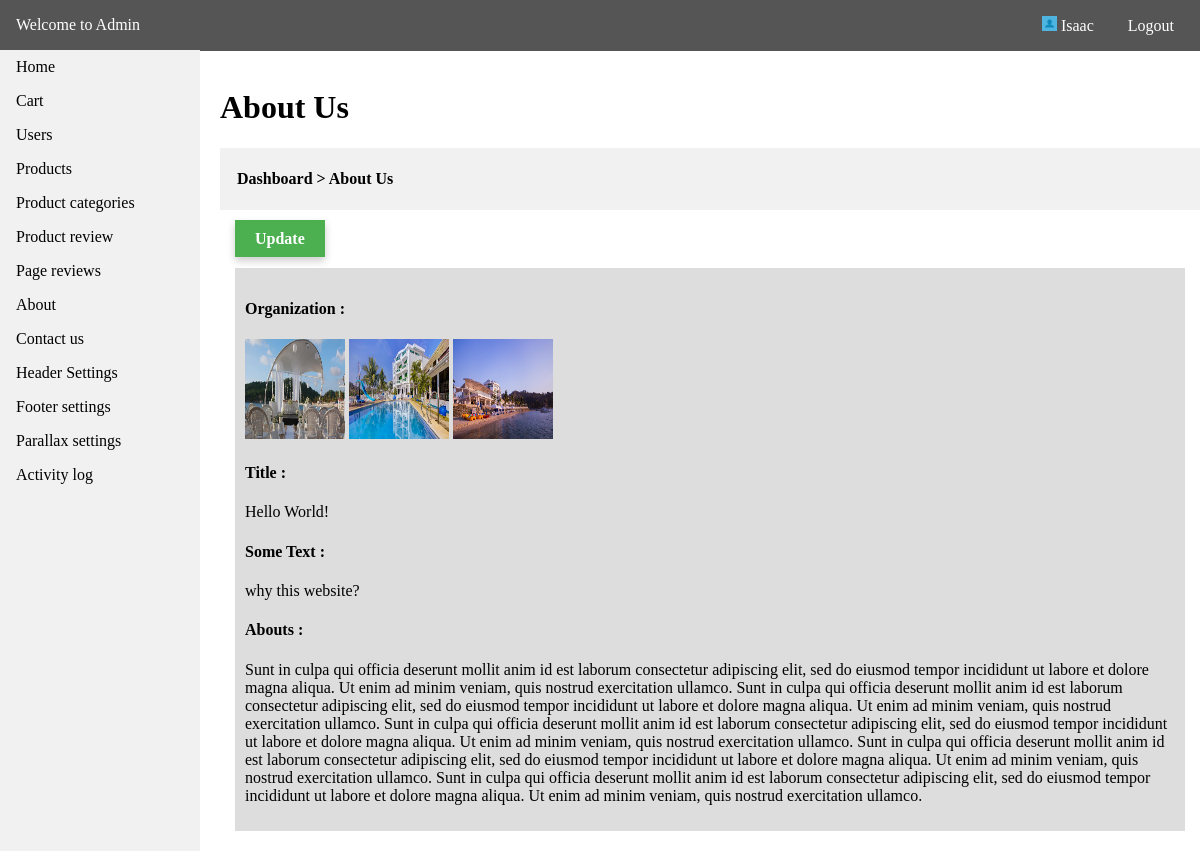
Page /admin/about.php (signed in) on the committed database.
### tables this page shows
CREATE TABLE `tbl_menus` (
  `id` int(11) NOT NULL,
  `menu_name` varchar(255) NOT NULL,
  `menu_link` varchar(255) NOT NULL,
  `date_created` datetime NOT NULL DEFAULT CURRENT_TIMESTAMP
);

CREATE TABLE `tbl_about` (
  `id` int(11) NOT NULL,
  `name` varchar(50) NOT NULL,
  `image1` varchar(255) NOT NULL,
  `image2` varchar(255) NOT NULL,
  `image3` varchar(255) NOT NULL,
  `some_text` varchar(50) NOT NULL,
  `description` text NOT NULL,
  `date_posted` datetime NOT NULL DEFAULT CURRENT_TIMESTAMP,
  `date_created` datetime NOT NULL DEFAULT CURRENT_TIMESTAMP
);

### api/dbh.php (called while the page is built, shortened)
<?php
class dbh {
    public function __construct() {
        $this->servername = HOST;
        $this->username = USER;
        $this->password = PASS;
        $this->dbname = DBNAME;
        $this->conn = mysqli_connect($this->servername,$this->username,$this->password,$this->dbname);
    }
}
?>

### config.php (called while the page is built, shortened)
<?php
include API.'dbh.php';
include API.'viewUser.php';
$viewUser = new ViewUser;
?>

### api/viewUser.php (called while the page is built, shortened)
<?php
class ViewUser extends User {
    public function get_data($get_table) {
        $query = "SELECT * FROM ".$get_table." ORDER BY id DESC";
        $res = mysqli_query($this->conn,$query);
        return $res;
    }
    public function get_query($query) {
        $res = mysqli_query($this->conn,$query);
        return $res;
    }
}
?>

### admin/about.php (the view, shortened to what this page needs)
<?php
include '../config.php';
    $table = "tbl_about";
    $res = $viewUser->get_data($table);
    foreach ($res as $data) {
        $name = $data['name'];
        $some = $data['some_text'];
        $abouts = $data['description'];
        $img1 = $data['image1'];
        $img2 = $data['image2'];
        $img3 = $data['image3'];
        $pid = $data['id'];
    }
?>
<!DOCTYPE html>
<html>
<head>
    <link rel="stylesheet" type="text/css" media="screen" href="admin_css/main.css" />
</head>
<body>
<?php
include 'require/nav.php';
?>
<div class="container">
    <br>
<h1>About Us</h1>
<div style="background-color:#f1f1f1;padding:1px;"><h4>&nbsp &nbsp <a style="color:#000;text-decoration:none;" href="<?php echo ADMIN_URL.'home.php'; ?>">Dashboard</a> > About Us</h4></div>
    <div class="content">
        <div class="row">
            <div class="options">
                <a class="update" href="<?php echo ADMIN_URL.'about_update.php?id='.$pid;?>">Update</a>
            </div>
            <div style="padding: 20px;">
                <div style="padding:10px;width:100%;background-color:#ddd;">
                <h4>Organization :</h4>
                <span><img src="../<?php echo $img1; ?>" style="height:100px;width:100px;" alt=""></span>
                <span><img src="../<?php echo $img2; ?>" style="height:100px;width:100px;" alt=""></span>
                <span><img src="../<?php echo $img3; ?>" style="height:100px;width:100px;" alt=""></span>
                <h4>Title :</h4>
                    <p><?php echo $name; ?></p>
                <h4>Some Text :</h4>
                    <p><?php echo $some; ?></p>
                <h4>Abouts :</h4>
                    <p><?php echo $abouts; ?></p>
                </div>
            </div>
    </div>
    </div>
</div>
</body>
</html>

### admin/require/nav.php (shortened to what this page needs)
<div class="header">
    <p><a style="color:#fff;text-decoration:none;" href="<?php echo ADMIN_URL.'home.php';?>">Welcome to Admin</a></p>
    <div class="head-content">
        <p style="cursor:pointer;"><img src="<?php echo BASE_URL; ?>image/sample-image.jpg" style="height:15px;width:15px;" alt=""> <?php echo $_SESSION["admin"]; ?></p>
        <p><a style="color:#fff;text-decoration:none;" href="<?php echo ADMIN_URL.'logout.php';?>">Logout</a></p>
    </div>
</div>
<nav class="navi">
    <ul>
        <li><a href="<?php echo ADMIN_URL.'home.php';?>">Home</a></li>
    <?php
        $tbl = "SELECT * FROM tbl_menus";
        $res = $viewUser->get_query($tbl);
        while($row = $res->fetch_assoc()) {
            $menu = $row['menu_name'];
            $link = $row['menu_link'];
    ?>
        <li><a href="<?php echo ADMIN_URL.$link.'.php'; ?>"><?php echo ucfirst($menu); ?></a></li>
    <?php
        }
    ?>
    </ul>
</nav>

### admin/admin_css/main.css (style rules this page uses)
html { scroll-behavior: smooth; }
* { box-sizing: border-box; }
body { margin: 0; font-family: Cambria, Cochin, Georgia, Times, 'Times New Roman', serif; }
ul { list-style-type: none; margin: 0; padding: 0; width: 200px; top: 50px; background-color: #f1f1f1; position: fixed; height: 100%; overflow: auto; }
li a { display: block; color: #000; padding: 8px 16px; text-decoration: none; }
.header { background-color: #555; color:white; display: inline-block; width: 100%; position:fixed; top:0; padding: 16px; }
.header p { display: inline; }
.container { margin-top: 50px; margin-left: 220px; }
.content { margin-top: 20px; }
.head-content { float:right; }
.head-content p { margin-left: 10px; padding: 10px; }
.row { margin: 0 -5px; }
.row:after { content: ""; display: table; clear: both; }
.options a { margin-left: 20px; padding: 10px 20px; background-color: #f1f1f1; text-decoration: none; color: #fff; font-weight: bold; box-shadow: 0 4px 8px 0 rgba(0, 0, 0, 0.2); }
.options .update { background-color: #4CAF50; }

### rows in the picture
tbl_menus: menu_name "Cart"
tbl_menus: menu_name "Users"
tbl_menus: menu_name "Products"
tbl_menus: menu_name "Product categories"
tbl_menus: menu_name "Product review"
tbl_menus: menu_name "Page reviews"
tbl_menus: menu_name "About"
tbl_menus: menu_name "Contact us"
tbl_menus: menu_name "Header Settings"
tbl_menus: menu_name "Footer settings"
tbl_menus: menu_name "Parallax settings"
tbl_menus: menu_name "Activity log"
tbl_about: image1 (picture), image2 (picture), image3 (picture), name "Hello World!", some_text "why this website?", description "Sunt in culpa qui officia deserunt mollit anim id est laborum consectetur adipiscing elit, sed do eiusmod tempor incididunt ut labore et dolore magna aliqua. Ut enim ad minim veniam, quis nostrud exercitation ullamco. Sunt in culpa qui officia deserunt mollit anim id est laborum consectetur adipiscing elit, sed do eiusmod tempor incididunt ut labore et dolore magna aliqua. Ut enim ad minim veniam, quis nostrud exercitation ullamco. Sunt in culpa qui officia deserunt mollit anim id est laborum consectetur adipiscing elit, sed do eiusmod tempor incididunt ut labore et dolore magna aliqua. Ut enim ad minim veniam, quis nostrud exercitation ullamco. Sunt in culpa qui officia deserunt mollit…"

### other values in the picture
$_SESSION["admin"] "Isaac"
